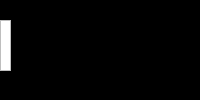
Frame 1 (no input)
Frame 60 (the mouse pressed at the canvas centre just before this capture): identical to frame 1, image omitted
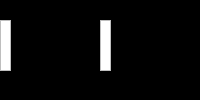
Frame 120 (the mouse held since frame 60 and released just before this capture)

The Processing sketch that drew these frames (run headless with seeded random() and noise(); from frame 60 on, the mouse is pressed at the canvas centre):

// Processing sketch: processing_138075
// ── processing_138075.pde

 void setup(){
     
   
   size(200, 100);
  background(0);
  stroke(190);
  smooth();
   }
   
    void draw() {
       int a=0;
 
 
 while(a<=400){
    rect(mouseX,20,10,50);
    a=a+3;
        tint(2, 0,0); 
 }
    }
